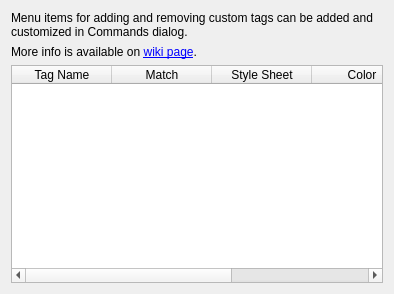
<?xml version="1.0" encoding="UTF-8"?>
<ui version="4.0">
 <class>ItemTagsSettings</class>
 <widget class="QWidget" name="ItemTagsSettings">
  <property name="geometry">
   <rect>
    <x>0</x>
    <y>0</y>
    <width>394</width>
    <height>294</height>
   </rect>
  </property>
  <layout class="QVBoxLayout" name="verticalLayout">
   <item>
    <widget class="QLabel" name="label">
     <property name="text">
      <string>Menu items for adding and removing custom tags can be added and customized in Commands dialog.</string>
     </property>
     <property name="wordWrap">
      <bool>true</bool>
     </property>
    </widget>
   </item>
   <item>
    <widget class="QLabel" name="label_2">
     <property name="text">
      <string>More info is available on &lt;a href=&quot;https://copyq.readthedocs.io/en/latest/tags.html&quot;&gt;wiki page&lt;/a&gt;.</string>
     </property>
     <property name="openExternalLinks">
      <bool>true</bool>
     </property>
    </widget>
   </item>
   <item>
    <widget class="QTableWidget" name="tableWidget">
     <column>
      <property name="text">
       <string>Tag Name</string>
      </property>
     </column>
     <column>
      <property name="text">
       <string>Match</string>
      </property>
     </column>
     <column>
      <property name="text">
       <string>Style Sheet</string>
      </property>
     </column>
     <column>
      <property name="text">
       <string>Color</string>
      </property>
     </column>
     <column>
      <property name="text">
       <string>Icon</string>
      </property>
     </column>
    </widget>
   </item>
  </layout>
 </widget>
 <resources/>
 <connections/>
</ui>
